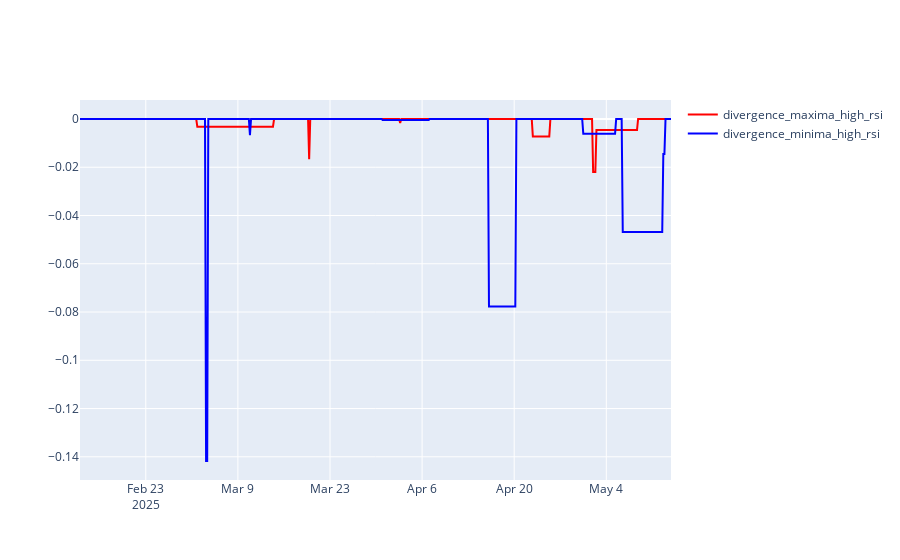

Here is the notebook cell this chart was saved with:
### Code cell
fig3 = go.Figure(data=[])

fig3 = add_chart_to_figure(
    fig3,
    go.Scatter(
        x=aa.index,
        y=aa["divergence_maxima_high_rsi"],
        mode="lines",
        name="divergence_maxima_high_rsi",
        marker={"color": "red"},
    ),
)
fig3 = add_chart_to_figure(
    fig3,
    go.Scatter(
        x=aa.index,
        y=aa["divergence_minima_low_rsi"],
        mode="lines",
        name="divergence_minima_high_rsi",
        marker={"color": "blue"},
    ),
)

fig3.show()

### Figure 1 — Plotly figure (JSON) as saved in the notebook; plotly's stock layout.template omitted (floating-point values rounded to 4 significant figures; data arrays with more than 128 entries replaced by an {"elided": "..."} marker saying what was removed)
{"data": [{"marker": {"color": "red"}, "mode": "lines", "name": "divergence_maxima_high_rsi", "type": "scatter", "x": {"elided": "540 str values"}, "y": {"elided": "540 float values"}}, {"marker": {"color": "blue"}, "mode": "lines", "name": "divergence_minima_high_rsi", "type": "scatter", "x": {"elided": "540 str values"}, "y": {"elided": "540 float values"}}], "layout": {}}
